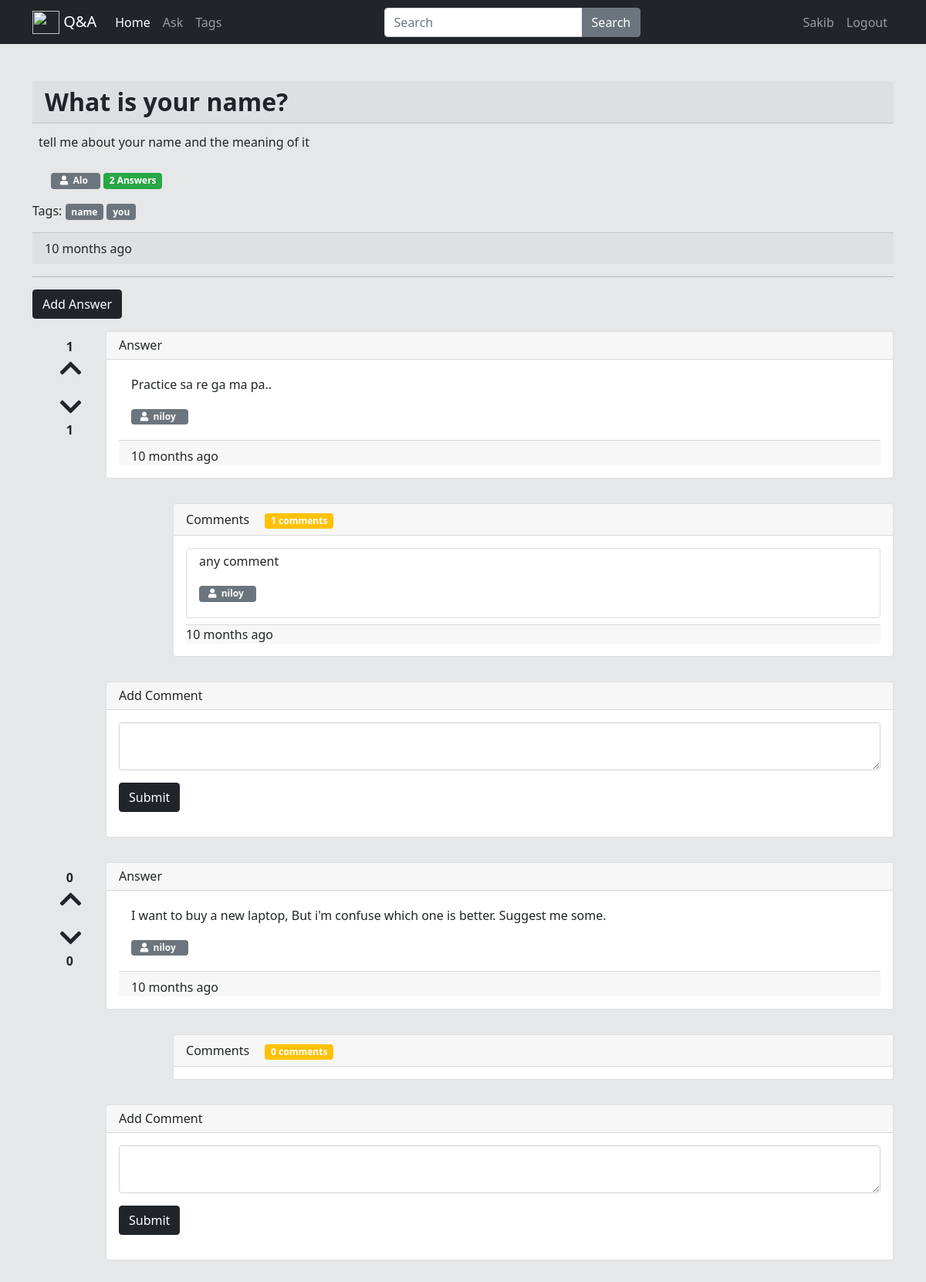
The app's page /detail/2 (signed in) with its own data.
### athreg/models.py (models this page shows, shortened)
class Question(models.Model):
    user=models.ForeignKey(User,on_delete=models.CASCADE)
    q_title=models.CharField(max_length=300)
    detail=models.TextField()
    tags=models.TextField(default='')
    add_time=models.DateTimeField(auto_now_add=True)

class Answer(models.Model):
    question=models.ForeignKey(Question,on_delete=models.CASCADE)
    user=models.ForeignKey(User,on_delete=models.CASCADE)
    detail=models.TextField()
    add_time=models.DateTimeField(auto_now_add=True)

class Comment(models.Model):
    answer=models.ForeignKey(Answer,on_delete=models.CASCADE)
    user=models.ForeignKey(User,on_delete=models.CASCADE,related_name='comment_user')
    comment=models.TextField(default='')
    add_time=models.DateTimeField(auto_now_add=True)

### athreg/views.py (the view, shortened to what this page needs)
# urls.py: path('detail/<int:id>',views.detail,name='detail'),
@login_required(login_url='login')
def detail(request,id):
    quest=Question.objects.get(pk=id)
    tags=quest.tags.split(',')
    answers=Answer.objects.filter(question=quest).order_by('add_time')
    answerform=AnswerForm
    return render(request,'detail.html',{'quest':quest,
                                        'tags':tags,
                                        'answers':answers,
                                        'answerform':answerform
                                        })

### athreg/templates/detail.html (shortened to what this page needs)
{% extends 'base.html' %}
{% load static %}
{% load humanize %}
{% block content %}
  <div class="container-md">
    <h2 class="card-header my-top"><b>{{quest.q_title}}</b></h2>
    <p class="mt-1 p-2">{{quest.detail}}</p>
    <p>
        <span class="badge badge-secondary"><i class="fas fa-user ml-1"></i>&nbsp<a href="/otheruser/{{quest.user.username}}" class="mr-2 text-light"> {{quest.user.username}}</a></span>
        <span class="mr-2 badge badge-success">{{quest.answer_set.count}} Answers</span>
    </p>
    <p>
        Tags:
            {% for tag in tags %}
            <a href="/tag/{{tag|slugify}}"><span class="badge badge-secondary">{{tag}}</span></a>
            {% endfor %}
    </p>
    <p class="card-footer"><span class="me-4">{{quest.add_time|naturaltime}}</span></p>
    <hr>
    <div>
        <button type="button" class="btn btn-dark" onclick="show()">Add Answer</button>
    </div>
    {% for answer in answers %}
    <div class="row">
        <div class="col-1" >
            <div class="upvote mt-4" style="margin-left: 50%">
                <strong class="upvote-count-{{answer.id}}">&nbsp&nbsp{{answer.upvote_set.count}}</strong><br>
                <span class="text-dark">
                    <i  class="fa fa-chevron-up fa-2x  upvote-click" data-answer="{{answer.id}}"></i>
                </span>
            </div>
            <div class="downvote mt-3" style="margin-left: 50%">
                <span class="text-dark">
                    <i class="fa fa-chevron-down fa-2x downvote-click" data-answer="{{answer.id}}"></i>
                </span><br>
                <strong class="downvote-count-{{answer.id}}">&nbsp&nbsp{{answer.downvote_set.count}}</strong>
            </div>
        </div>
        <div class="col-11">
            <div class="card my-3 pb-0">
                <h6 class="card-header">Answer</h6>
                <div class="card-body pb-0">
                    <div class="card-body py-1 border-dark">
                        <p>
                            {{ answer.detail }}
                        </p>
                        <p>
                            <span class="badge badge-secondary"><i class="fas fa-user ml-1"></i>&nbsp<a href="/otheruser/{{answer.user.username}}" class="mr-2 text-light"> {{answer.user.username}}</a></span>
                        </p>
                    </div>
                    <p class="card-footer pb-0"><span>{{answer.add_time|naturaltime}}</span></p>
                </div>
            </div>
            <div class="row">
                <div class="col-1">
                </div>
                <div class="col-11 pb-0">
                    <div class="card my-3 pb-0">
                        <div class="card-header">Comments <span class="comment-count-{{answer.id}}"><span class="mr-2 badge badge-warning">{{answer.comment_set.count}} comments</span></span></div>
                        <div class="card-body pb-0">
                            <div class="comment-wrapper-{{answer.id}}">
                                {% for comment in answer.comment_set.all %}
                                <div class="card mb-2 pb-0">
                                    <div class="card-body py-1">
                                        <p>{{comment.comment}}</p>
                                        <p></p><span class="badge badge-secondary"><i class="fas fa-user ml-1"></i>&nbsp<a href="/otheruser/{{comment.user.username}}" class="mr-2 text-light"> {{comment.user.username}}</a></span>
                                    </div>
                                </div>
                                <p class="card-footer p-0"><span>{{comment.add_time|naturaltime}}</span></p>
                                {% endfor %}
                            </div>
                        </div>
                    </div>
                </div>
            </div>
            <div class="card my-3">
                <h6 class="card-header">Add Comment</h6>
                <div class="card-body">
                    <textarea class="form-control comment-text-{{answer.id}}"></textarea>
                    <button type="button" data-answer="{{answer.id}}" class="btn btn-dark my-3 save-comment">Submit</button>
                </div>
            </div>
        </div>
    </div>
    {% endfor %}
  </div>
{% endblock %}

### athreg/templates/base.html (shortened to what this page needs)
{% load static %}
{% load humanize %}
<!DOCTYPE html>
<html lang="en">
<head>
  <link href="https://cdn.jsdelivr.net/npm/bootstrap@5.0.0/dist/css/bootstrap.min.css" rel="stylesheet">
  <link href="https://maxcdn.bootstrapcdn.com/font-awesome/4.7.0/css/font-awesome.min.css" rel="stylesheet"/>
  <link rel="stylesheet" href="https://cdn.jsdelivr.net/npm/bootstrap@4.5.3/dist/css/bootstrap.min.css">
  <link rel="stylesheet" href="% static '/animatecss/animate.min.css' %">
  <link rel="stylesheet" href="{% static 'bootstrap.min.css' %}">
  <link rel="stylesheet" href="https://use.fontawesome.com/releases/v5.6.1/css/all.css">
</head>
<body>
  <nav class="navbar navbar-expand-lg navbar-dark bg-dark">
    <div class="container">
      <a class="navbar-brand" href="/"><img src="https://images.vexels.com/media/users/3/152347/isolated/preview/27304b9b14ce9bd8a28ca637ed92070e-blue-circle-question-mark-icon-by-vexels.png" alt="" width="35" height="30" class="d-inline-block align-text-top">
        Q&A</a>
      <div class="collapse navbar-collapse" id="navbarNav">
        <ul class="navbar-nav" >
            <li class="nav-item active ">
              <a class="nav-link" href="/">Home</a>
            </li>
            <li class="nav-item">
                <a class="nav-link" href="{% url 'ask-question' %}">Ask</a>
            </li>
            <li class="nav-item">
                <a class="nav-link" href="/tags/">Tags</a>
            </li>
        </ul>
        <form class="ms-auto" action="/">
            <div class="input-group">
              <input type="text" name="q" class="form-control" placeholder="Search" />
            <button class="btn btn-secondary" type="submit" id="button-addon2">Search</button>
          </div>
        </form>
        <ul class="navbar-nav ms-auto">
            <li class="nav-item">
              <a class="nav-link" href="/profileinfo/">{{request.user}}</a>
            </li>
            <li class="nav-item">
              <a class="nav-link" href="{% url 'logout' %}">Logout</a>
            </li>
          </ul>
      </div>
    </div>
  </nav>
  <div class="container-md py-4">
  </div>
  {% block content %}
    {% endblock %}
</body>
</html>

### athreg/templates/base.html (style rules this page uses)
body, html { margin: 0; padding: 0; height: 100%; background: #E5E7E9 !important; }
a:link { color: #0c1b2a; background-color: transparent; text-decoration: none; }

### records on screen
Question: q_title "What is your name?", detail "tell me about your name and the meaning of it", user.username "Alo", answer_set.count "2", add_time "10 months ago"
Answer: upvote_set.count "1", downvote_set.count "1", detail "Practice sa re ga ma pa..", user.username "niloy", add_time "10 months ago", comment_set.count "1"
Comment: comment "any comment", user.username "niloy", add_time "10 months ago"
Answer: upvote_set.count "0", downvote_set.count "0", detail "I want to buy a new laptop, But i'm confuse which one is better. Suggest me some.", user.username "niloy", add_time "10 months ago", comment_set.count "0"

### other values on screen
{{ request.user }} "Sakib"
{{ tag }} "name" "you"
